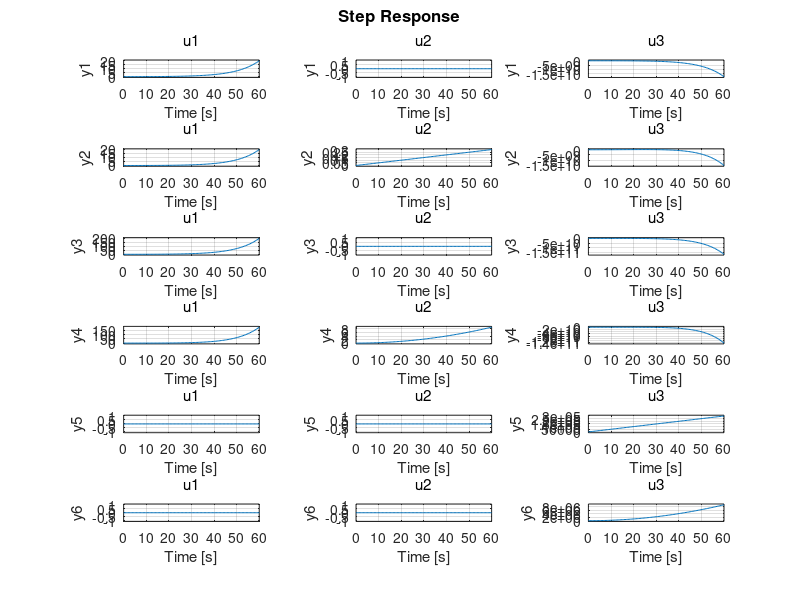
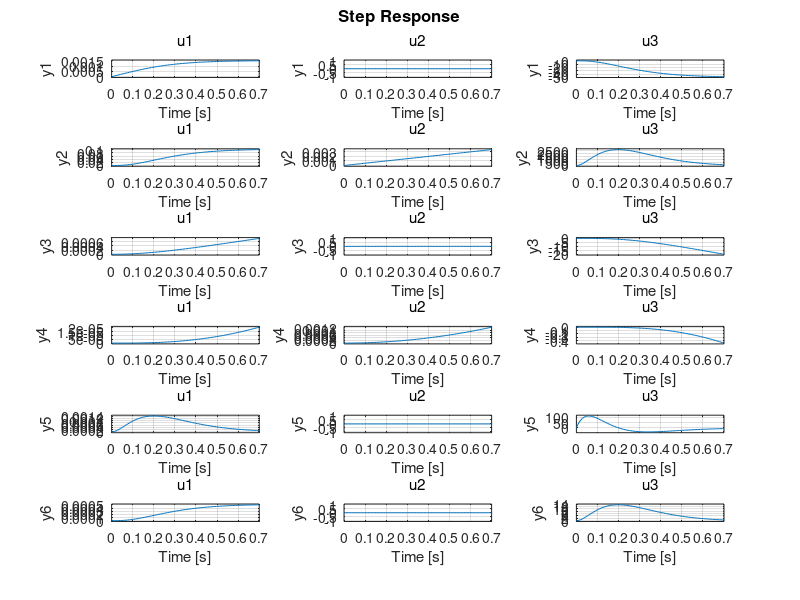

Recreate these plots in MATLAB, in order. (Note: this script raises an error after producing the figures.)
close all;
clear;
clc;

global g m Iyy ut


%% calculating K matrix for linear terminal region (dual mode control) - manually calculated jacobian

g = 9.91;
m = 200;
Iyy = 5000;
ut = 200;

A = [
0.1, 0, 0, 0, 0, -g;
0.1, 0, 0, 0, ut, 0;
1, 0, 0, 0, 0, 0;
0, 1, 0, 0, 0, -ut;
0, 0, 0, 0, 0, 0;
0, 0, 0, 0, 1, 0;
];

B = [
1/m, 0, 0;
0, 1/m, 0;
0, 0, 0;
0, 0, 0;
0, 0, Iyy;
0, 0, 0;
];

C = eye(6);

D = zeros(6, 3);

missile_lin = ss(A, B, C, D);

figure;
step(missile_lin);

poles_missile_lin = pole(missile_lin);

p = [-10; -10; 0; 0; -10; 0];
K = place(A,B,p);
Acl = A-B*K;
missile_lin_placed = ss(Acl,B,C,D);
poles_missile_lin_placed = pole(missile_lin_placed);

figure;
step(missile_lin_placed);

figure;
bode(missile_lin_placed);